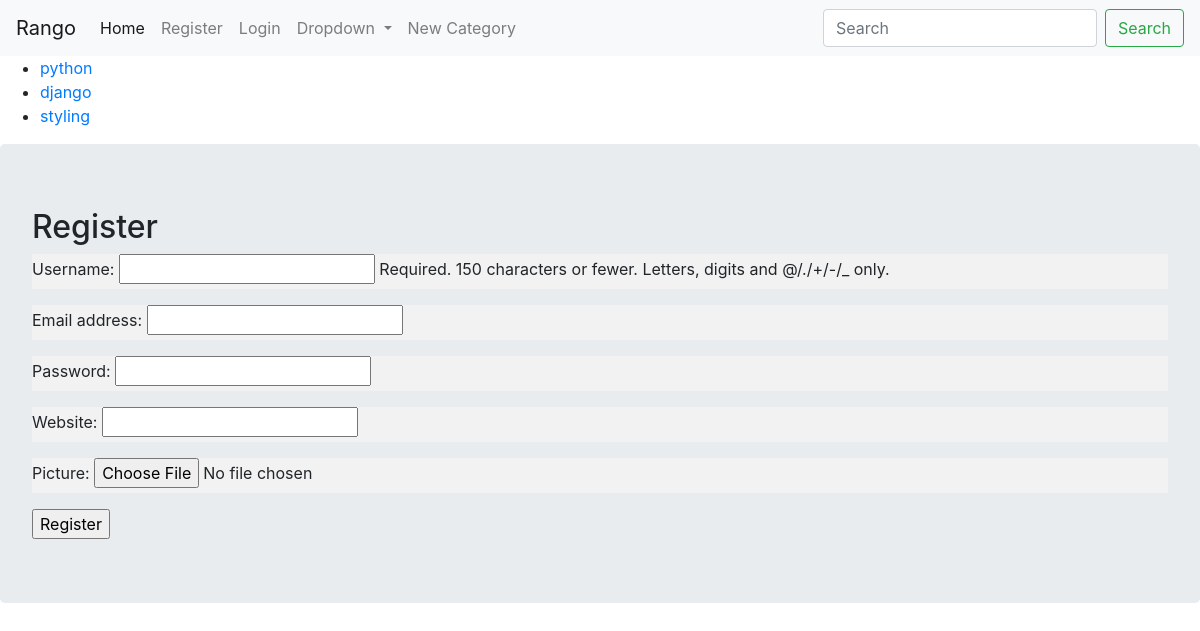
Screenshot of /register/ with the database file from the repository.
### mainapp/models.py (models this page shows, shortened)
class Category(models.Model):
    name = models.CharField(max_length = 40, unique = True)
    views = models.PositiveIntegerField(default = 0)
    likes = models.PositiveIntegerField(default = 0)
    slug = models.SlugField(blank = True, unique = True)
    class Meta:
        verbose_name_plural = 'Categories'

### mainapp/views.py (the view)
# urls.py: url(r'^register/$', mainviews.register, name = 'register'),
def register(request):
    reged = False
    if request.method == 'POST':
        user_form = UserForm(data = request.POST)
        profile_form = UserProfileForm(data = request.POST)
        if user_form.is_valid() and profile_form.is_valid():
            user = user_form.save()
            user.set_password(user.password)
            user.save()
            profile = profile_form.save(commit = False)
            profile.user = user
            if 'picture' in request.FILES:
                profile.picture = request.FILES['picture']
            profile.save()
            reged = True
        else:
            print(user_form.errors, profile_form.errors)
    else:
        user_form = UserForm()
        profile_form = UserProfileForm()
    return render(request, 'mainapp/register.html',{
        'user_form': user_form,
        'profile_form': profile_form,
        'registered': reged,
    })

### mainapp/forms.py
class UserForm(forms.ModelForm):
    password = forms.CharField(widget = forms.PasswordInput)
    class Meta:
        model = User
        fields = ('username', 'email', 'password')

class UserProfileForm(forms.ModelForm):
    class Meta:
        model = UserProfile
        fields = ('website', 'picture')

### mainapp/templatetags/rango_template_tags.py (called while the page is built)
@register.inclusion_tag('mainapp/cats.html')
def get_category_list(cat = None):
    return {'cats':Category.objects.all(), 'act_cat' : cat}

### mainapp/templates/mainapp/register.html (shortened to what this page needs)
{% extends "base.html" %}
{% block content %}
  {% if registered %}
    <h2>Thank you for registration.</h2>
    <a href="{% url 'index' %}">back to home</a><br>
  {% else %}
    <h2>Register</h2>
    <form action="{% url 'register' %}" method="post" enctype="multipart/form-data">
      {{ user_form.as_p }}
      {{ profile_form.as_p }}
      <input type="submit" value="Register">
    </form>
  {% endif %}
{% endblock %}

### mainapp/templates/mainapp/cats.html
<ul>
  {% if cats %}
    {% for c in cats %}
      {% if c == act_cat %}
        <strong><li> <a href="{% url 'mainapp:category_detail' c.slug %}">{{c.name}}</a> </li></strong>
      {% else %}
        <li> <a href="{% url 'mainapp:category_detail' c.slug %}">{{c.name}}</a> </li>
      {% endif %}
    {% endfor %}
  {% else %}
    <li> <strong>No category present</strong> </li>
  {% endif %}
</ul>

### static/css/master.css (style rules this page uses)
p { background-color: #F2F2F2; }

### rows the page displays
Category: name "python"
Category: name "django"
Category: name "styling"
